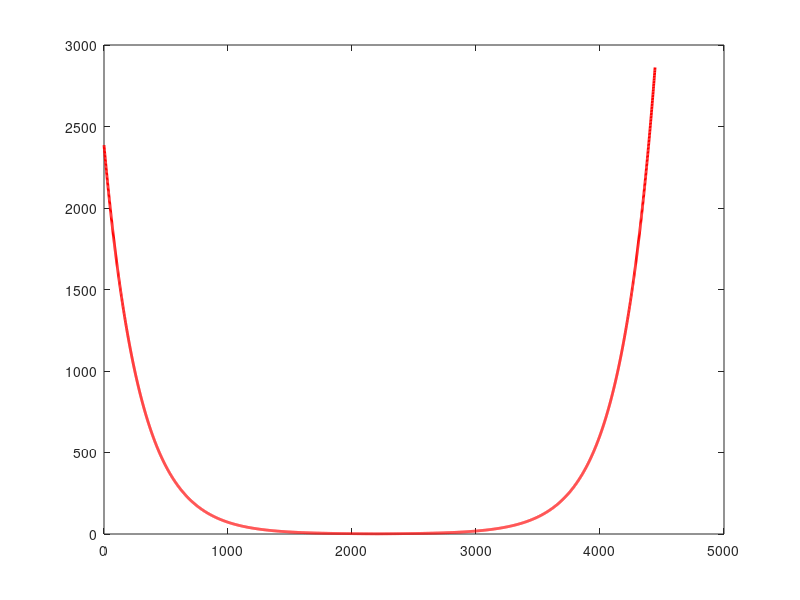

Write MATLAB code to recreate this figure. (Note: this script raises an error after producing the figure.)
%{
Dieses Skript zeigt die verschiedenen Korreturfunktionen. 
%}


%%%%%%%%%%%%%%%%%%%%%%%%%%%%%%%%%%%%%%%%%%%%%%%%%%%%%%%%%%%%%%%%%%%%%%%%%%%
%Hier wird die erste Korrekturfunktion (aus e-Funktion basierend) graphisch
%dargestellt.
%%%%%%%%%%%%%%%%%%%%%%%%%%%%%%%%%%%%%%%%%%%%%%%%%%%%%%%%%%%%%%%%%%%%%%%%%%%

% Parameterdefinition
c = 0.0035; % Korrektur-Koeffizient
k_r = 1.2; % Zusätzlicher Skalierungsfaktor für rechte Bildschirmhälfte
middle_width = 2222; % Mitte des Bildschirms in Pixel (Basiert auf der 
% Leinwandgröße des mittelgroßen Fahrsimulators an der HKA)

% Wertebereich für die Tracking-Daten
x = linspace(0, 4444, 4444); % Gesamter Bildschirmbereich

% Korrekturwerte berechnen
correction_value = zeros(size(x));
% Linke Bildschirmhälfte
correction_value(x <= middle_width) = ...
    exp(c*(middle_width-x(x <= middle_width)));
% Rechte Bildschirmhälfte
x_right = x(x > middle_width);
x_spiegel_verschoben = 2 * middle_width - x_right;  % Spiegelung
correction_value(x > middle_width) = ...
    exp(c * (middle_width - x_spiegel_verschoben)) * k_r;

% Plot der gesamten Funktion mit Trennlinie in der Mitte
figure;
plot(x, correction_value, 'r-', 'LineWidth', 2);
hold on;
v_line = xline(middle_width, '--k', 'LineWidth', 1.5);
xlabel('Horizontale Pixel Leinwand', 'FontSize',14);
ylabel('Korrekturwert in Pixel', 'FontSize',14);
title('Korrekturwertfunktion basierend auf e-Funktion', 'FontSize',14);
grid on;
legend('Korrekturwert','Leinwandmmitte');


%%%%%%%%%%%%%%%%%%%%%%%%%%%%%%%%%%%%%%%%%%%%%%%%%%%%%%%%%%%%%%%%%%%%%%%%%%%
%Hier wird die zweite Korrekturfunktion (aus quadratischer-Funktion 
%basierend) graphisch dargestellt.
%%%%%%%%%%%%%%%%%%%%%%%%%%%%%%%%%%%%%%%%%%%%%%%%%%%%%%%%%%%%%%%%%%%%%%%%%%%

% Parameterdefinition
c = 0.012;              % Korrektur-Koeffizient
k_r = 1.2;              % Skalierungsfaktor für rechte Bildschirmhälfte
middle_width = 2222;    % Bildschirmmitte in Pixel
x = linspace(0, 4444, 4444);  % gesamter Bereich

% Initialisierung der Korrekturwerte
correction_value = zeros(size(x));

% Linke Bildschirmhälfte
x_links = x(x <= middle_width);
correction_value(x <= middle_width) = (c * (middle_width - x_links)).^2;

% Rechte Bildschirmhälfte (gespiegelt um Mitte)
x_rechts = x(x > middle_width);
x_spiegel_verschoben = 2 * middle_width - x_rechts;
correction_value(x > middle_width) = ...
    (c * (middle_width - x_spiegel_verschoben)).^2 * k_r;

% Plot der Funktion mit Trennlinie in der Mitte
figure;
plot(x, correction_value, 'r-', 'LineWidth', 2);
hold on;
% Vertikale Linie zur Markierung der Leinwandmitte
v_line = xline(middle_width, '--k', 'LineWidth', 1.5); 
xlabel('Horizontale Pixel Leinwand', 'FontSize',14);
ylabel('Korrekturwert in Pixel', 'FontSize',14);
title('Korrekturwertfunktion basierend auf quadratischer Funktion', 'FontSize',14);
grid on;
legend('Korrekturwert','Leinwandmmitte');


%%%%%%%%%%%%%%%%%%%%%%%%%%%%%%%%%%%%%%%%%%%%%%%%%%%%%%%%%%%%%%%%%%%%%%%%%%%
%Hier wird die dritte Korrekturfunktion (aus V-Funktion 
%basierend) graphisch dargestellt.
%%%%%%%%%%%%%%%%%%%%%%%%%%%%%%%%%%%%%%%%%%%%%%%%%%%%%%%%%%%%%%%%%%%%%%%%%%%

% Parameterdefinition
c = 0.03; % Korrektur-Koeffizient für linke Seite
middle_width = 2222; % Bildschirmmitte in Pixel
k_r = 1; % Verstärkungsfaktor links
gamma = 0.0005; % Dämpfung links
d = 100; % Offset links
p = 1.4; % Exponent links

% Parameter für rechte Bildschirmhälfte
k_r2 = 1;
c2 = 0.013;
d2 = 100;
p2 = 1.5;
gamma2 = 0.0012;

% Wertebereich für den gesamten Bildschirm
x = linspace(0, 4444, 4444);

% Initialisierung
correction_value = zeros(size(x));

% Linke Bildschirmhälfte
x_links = x(x <= middle_width);
correction_value(x <= middle_width) = ...
    k_r * (c * abs(middle_width - x_links) + d).^p .* ...
    (1 - exp(-gamma * abs(middle_width - x_links)));

% Rechte Bildschirmhälfte (gespiegelt)
x_rechts = x(x > middle_width);
x_spiegel = 2 * middle_width - x_rechts;
correction_value(x > middle_width) = ...
    k_r2 * (c2 * abs(middle_width - x_spiegel) + d2).^p2 .* ...
    (1 - exp(-gamma2 * abs(middle_width - x_spiegel)));

% Plot
figure;
plot(x, correction_value, 'r-', 'LineWidth', 2);
hold on;
v_line = xline(middle_width, '--k', 'LineWidth', 1.5); 
xlabel('Horizontale Pixel Leinwand', 'FontSize',14);
ylabel('Korrekturwert in Pixel', 'FontSize',14);
title('Korrekturwertfunktion basierend auf V-Funktion', 'FontSize',14);
grid on;
legend('Korrekturwert','Leinwandmmitte');
